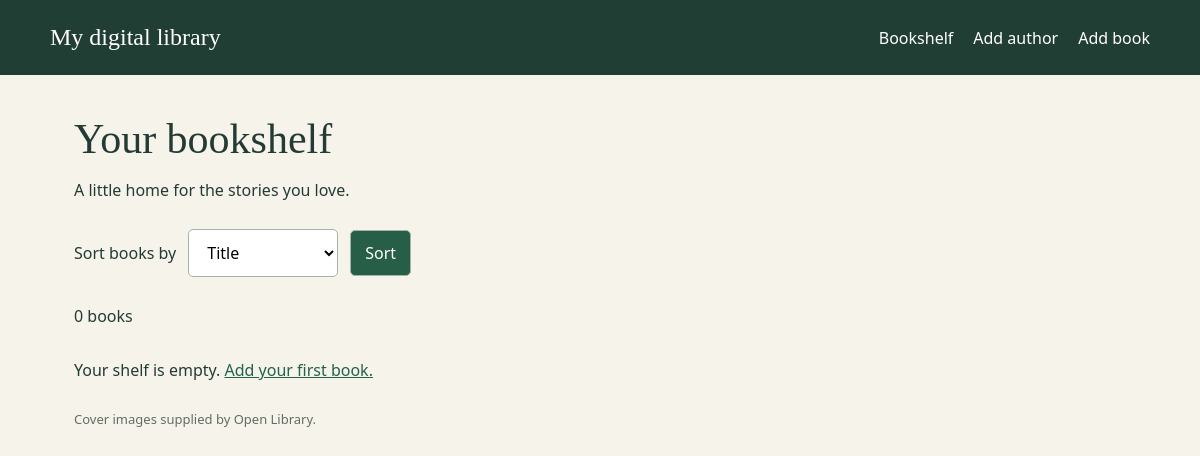
Before: / with the older database file.
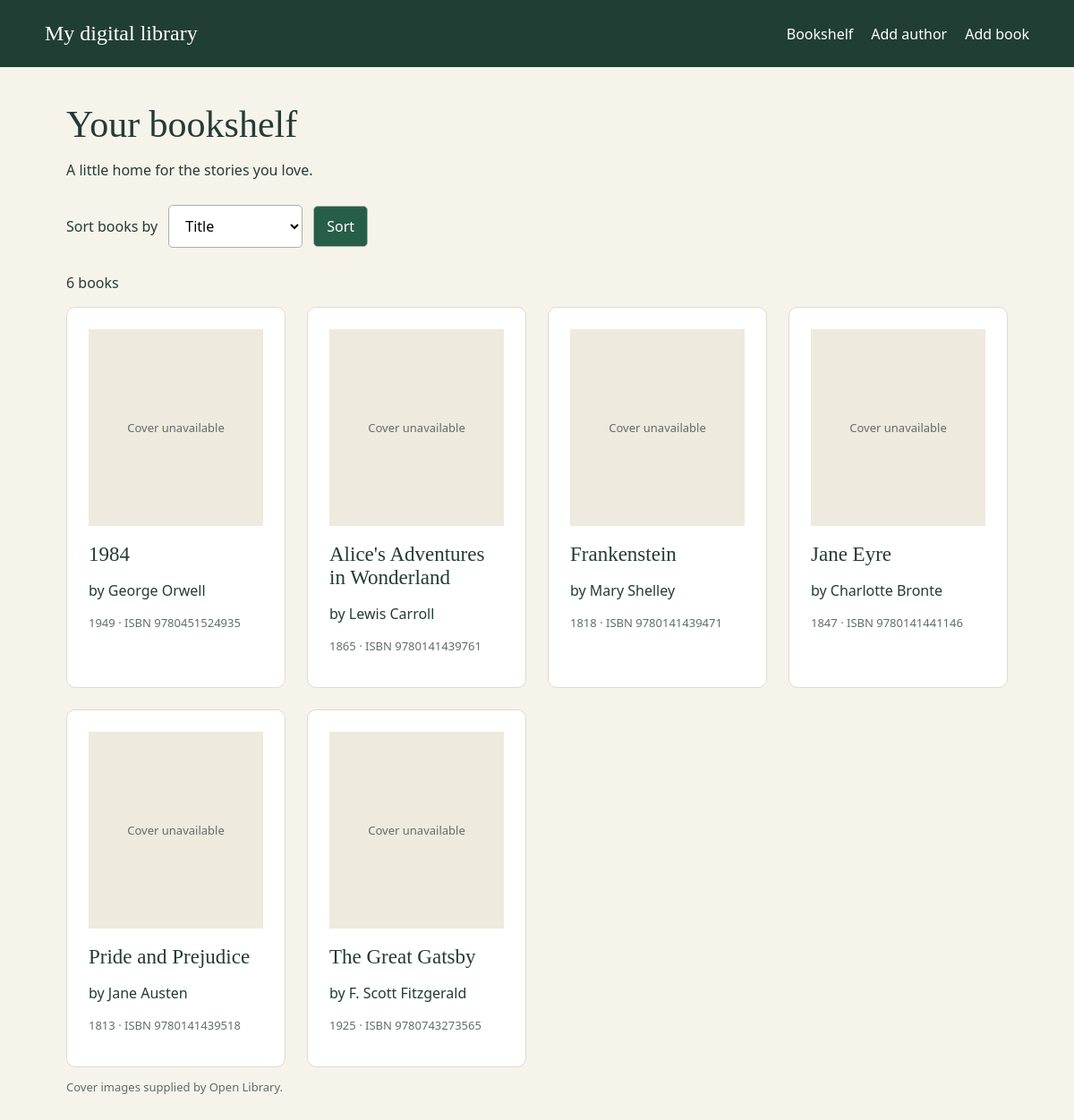
After: the same page with the newer database file.
### data_models.py (models this page shows, shortened)
class Book(db.Model):
    __tablename__ = "book"
    id = db.Column(db.Integer, primary_key=True, autoincrement=True)
    isbn = db.Column(db.String(20), nullable=False, unique=True)
    title = db.Column(db.String(300), nullable=False)
    publication_year = db.Column(db.Integer, nullable=False)
    author_id = db.Column(db.Integer, db.ForeignKey("author.id"), nullable=False)
    author = db.relationship("Author", backref="books")

class Author(db.Model):
    __tablename__ = "author"
    id = db.Column(db.Integer, primary_key=True, autoincrement=True)
    name = db.Column(db.String(200), nullable=False)
    birth_date = db.Column(db.Date, nullable=True)
    date_of_death = db.Column(db.Date, nullable=True)

### app.py (the view)
@app.route('/')
def home():
    sort = request.args.get('sort', 'title')
    if sort not in ('title', 'author'):
        sort = 'title'
    order_column = Author.name if sort == 'author' else Book.title
    books = db.session.execute(
        db.select(Book).join(Author).options(db.joinedload(Book.author))
        .order_by(db.func.lower(order_column), Book.title, Book.id)
    ).scalars().all()
    return render_template('home.html', books=books, sort=sort)

### app.py (called while the page is built)
@app.template_filter('cover_url')
def cover_url(isbn):
    return f"https://covers.openlibrary.org/b/isbn/{quote(isbn, safe='')}-M.jpg?default=false"

### templates/home.html (shortened to what this page needs)
{% extends 'base.html' %}
{% block content %}
<h1>Your bookshelf</h1>
<p>A little home for the stories you love.</p>
<form method="get" class="sort-form">
  <label for="sort">Sort books by</label>
  <select id="sort" name="sort">
    <option value="title" {% if sort == 'title' %}selected{% endif %}>Title</option>
  </select>
  <button type="submit">Sort</button>
</form>
<p>{{ books|length }} book{% if books|length != 1 %}s{% endif %}</p>
<section class="books" aria-label="Books">
  {% for book in books %}
  <article class="book">
    <div class="cover">
      <span>Cover unavailable</span>
    </div>
    <h2>{{ book.title }}</h2>
    <p>by {{ book.author.name }}</p>
    <p class="details">{{ book.publication_year }} · ISBN {{ book.isbn }}</p>
  </article>
  {% else %}
  <p>Your shelf is empty. <a href="{{ url_for('add_book') }}">Add your first book.</a></p>
  {% endfor %}
</section>
<p class="details">Cover images supplied by Open Library.</p>
{% endblock %}

### templates/base.html (shortened to what this page needs)
<!doctype html>
<html lang="en">
<head>
  <link rel="stylesheet" href="{{ url_for('static', filename='style.css') }}">
</head>
<body>
  <header><a class="brand" href="{{ url_for('home') }}">My digital library</a>
    <nav aria-label="Main navigation">
      <a href="{{ url_for('home') }}">Bookshelf</a>
      <a href="{{ url_for('add_author') }}">Add author</a>
      <a href="{{ url_for('add_book') }}">Add book</a>
    </nav>
  </header>
  <main>
    {% block content %}{% endblock %}
  </main>
</body>
</html>

### static/style.css (style rules this page uses)
:root { font-family: system-ui, sans-serif; color: #243b35; background: #f6f3eb; }
* { box-sizing: border-box; }
body { margin: 0; }
header { padding: 24px max(24px, calc((100% - 1100px) / 2)); background: #213e35; color: white; display: flex; gap: 24px; justify-content: space-between; flex-wrap: wrap; }
header a { color: white; text-decoration: none; }
.brand { font-family: Georgia, serif; font-size: 24px; }
nav { display: flex; gap: 20px; align-items: center; }
main { max-width: 1100px; margin: 40px auto; padding: 0 24px; }
h1 { font: 42px Georgia, serif; margin-bottom: 12px; }
a { color: #23624c; }
.books { display: grid; grid-template-columns: repeat(auto-fit, minmax(230px, 1fr)); gap: 24px; }
.book { padding: 24px; background: white; border: 1px solid #dddccf; border-radius: 10px; }
.book h2 { font: 23px Georgia, serif; margin-bottom: 8px; }
.cover { height: 220px; display: grid; place-items: center; background: #eeeade; position: relative; }
.cover span, .details { font-size: 13px; color: #626d66; overflow-wrap: anywhere; }
input, select, button { font: inherit; padding: 11px 14px; border: 1px solid #a6b3a9; border-radius: 5px; }
input, select { background: white; min-width: 0; }
button { background: #275e47; color: white; cursor: pointer; }
.sort-form { display: flex; flex-wrap: wrap; align-items: center; gap: 12px; margin: 28px 0; }

Changed rows visible on the page:
added Book: title "1984", author.name "George Orwell", publication_year "1949", isbn "9780451524935"
added Book: title "Alice's Adventures in Wonderland", author.name "Lewis Carroll", publication_year "1865", isbn "9780141439761"
added Book: title "Frankenstein", author.name "Mary Shelley", publication_year "1818", isbn "9780141439471"
added Book: title "Jane Eyre", author.name "Charlotte Bronte", publication_year "1847", isbn "9780141441146"
added Book: title "Pride and Prejudice", author.name "Jane Austen", publication_year "1813", isbn "9780141439518"
added Book: title "The Great Gatsby", author.name "F. Scott Fitzgerald", publication_year "1925", isbn "9780743273565"
Other visible differences:
{{ books|length }}: "0" → "6"
text no longer shown: "Your shelf is empty. Add your first book."
